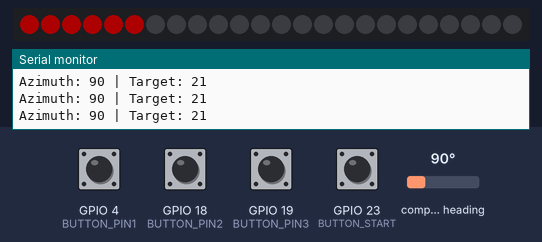
A sketch run on a simulated ESP32. Parts: 24 RGB LEDs in strip order, left to right, the last lines printed to the serial monitor. Inputs (shaded band) come from the test bench; at power-on: GPIO 4 (BUTTON_PIN1), GPIO 18 (BUTTON_PIN2), GPIO 19 (BUTTON_PIN3), GPIO 23 (BUTTON_START) HIGH, compass heading 90°. Dim RGB values are drawn brighter than linear; random numbers use the default seed unless the sketch sets one. At 7.1 s the program puts the board to deep sleep or switches it off; the recording ends there.

Above: at 1.2 s.
1.3 s: GPIO 4 (BUTTON_PIN1) pulled LOW for 0.3 s
At 1.64 s:
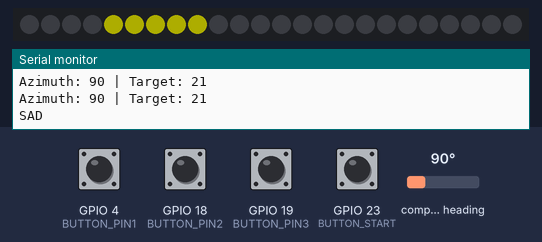
3.2 s: GPIO 23 (BUTTON_START) pulled LOW for 0.3 s
At 3.41 s:
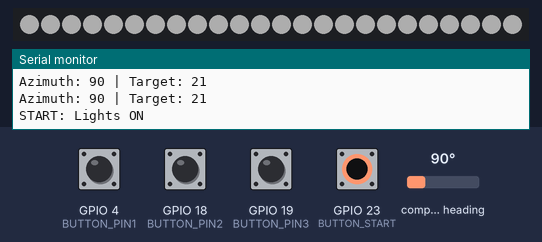
5.0 s: compass heading set to 269°
At 5.7 s:
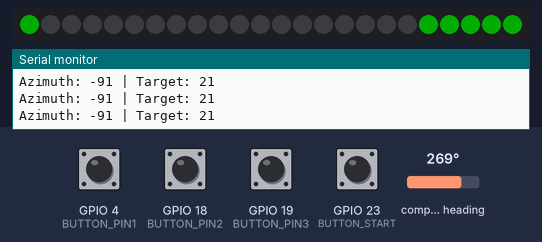
6.5 s: GPIO 23 (BUTTON_START) pulled LOW for 1 s
Timing chart, 0 to 7.1 s (numbered marks = the images above; inputs shaded):
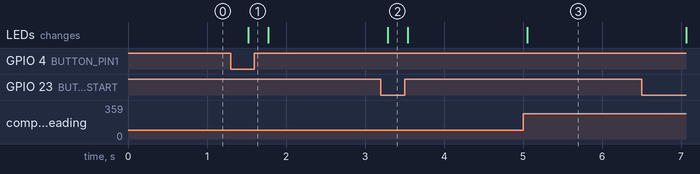

The sketch:

button_and_led_example.ino
```cpp
#include <Adafruit_NeoPixel.h>
#include <esp_sleep.h>  // low power mode lib
#include <QMC5883LCompass.h>

#define NUMPIXELS 24
#define LED_PIN 15          // WS2812B
#define BUTTON_PIN1 4       // button1
#define BUTTON_PIN2 18      // button2
#define BUTTON_PIN3 19      // button3
#define BUTTON_START 23     // Start button

volatile bool button1Pressed = false;
volatile bool button2Pressed = false;
volatile bool button3Pressed = false;
volatile bool startPressed = false;
volatile int startPressCount = 0; // record start button pressed time

QMC5883LCompass compass;
Adafruit_NeoPixel pixels(NUMPIXELS, LED_PIN, NEO_GRB + NEO_KHZ800);
int targetAngle;

void setup() {
    Serial.begin(9600);

    compass.init();
    compass.setCalibrationOffsets(-708.00, -1408.00, 895.00);
    compass.setCalibrationScales(1.33, 0.73, 1.14);

    // pull-up resistance
    pinMode(BUTTON_PIN1, INPUT_PULLUP);
    pinMode(BUTTON_PIN2, INPUT_PULLUP);
    pinMode(BUTTON_PIN3, INPUT_PULLUP);
    pinMode(BUTTON_START, INPUT_PULLUP);

    pixels.begin();
    pixels.setBrightness(50);
    pixels.clear();
    pixels.show();

    // 4 buttons interrupt
    attachInterrupt(digitalPinToInterrupt(BUTTON_PIN1), [](){ handleButtonPress(1); }, FALLING);
    attachInterrupt(digitalPinToInterrupt(BUTTON_PIN2), [](){ handleButtonPress(2); }, FALLING);
    attachInterrupt(digitalPinToInterrupt(BUTTON_PIN3), [](){ handleButtonPress(3); }, FALLING);
    attachInterrupt(digitalPinToInterrupt(BUTTON_START), [](){ handleButtonPress(4); }, FALLING);

    // random angle
    targetAngle = random(-180, 181);
    Serial.print("Target Angle: ");
    Serial.println(targetAngle);

    Serial.println("Starting Compass Reading...");
}

void loop() {
    compass.read();
    int azimuth = compass.getAzimuth();

    Serial.print("Azimuth: ");
    Serial.print(azimuth);
    Serial.print(" | Target: ");
    Serial.println(targetAngle);

    if (isTargetAzimuthReached(azimuth, targetAngle)) {
        lightUpPixels(0, NUMPIXELS - 1, 255, 255, 255); // turn white light
        enterDeepSleep();
    } else {
        updateNeoPixels(azimuth);
    }

    // button pressed
    if (button1Pressed) {
        button1Pressed = false;
        lightUpPixels(4, 8, 255, 255, 0);
        Serial.println("SAD");
    }
    if (button2Pressed) {
        button2Pressed = false;
        lightUpPixels(12, 16, 255, 255, 0);
        Serial.println("HAPPY");
    }
    if (button3Pressed) {
        button3Pressed = false;
        lightUpPixels(18, 24, 255, 255, 0);
        Serial.println("ANGRY");
    }

    if (startPressed) {
        startPressed = false;
        startPressCount++;

        if (startPressCount == 1) {
            lightUpPixels(0, 23, 255, 255, 255);
            Serial.println("START: Lights ON");
        } else if (startPressCount == 2) {
            Serial.println("Entering Deep Sleep...");
            delay(500);
            enterDeepSleep();
        }
    }

    delay(250);
}

// check angle reached
bool isTargetAzimuthReached(int azimuth, int angle) {
    if (abs(azimuth - angle) <= 5) {
        Serial.println("Target azimuth reached! Exiting loop.");
        return true;
    }
    return false;
}

// turn on the light
void updateNeoPixels(int azimuth) {
    pixels.clear();

    int ledCount;
    uint32_t color;

    if (azimuth >= 0) {
        ledCount = map(azimuth, 0, 180, 1, NUMPIXELS / 2);
        color = pixels.Color(255, 0, 0);  // red
        for (int i = 0; i < ledCount; i++) {
            pixels.setPixelColor(i, color);
        }
    } else {
        ledCount = map(abs(azimuth), 0, 180, 1, NUMPIXELS / 2);
        color = pixels.Color(0, 255, 0);  // green
        pixels.setPixelColor(0, color);
        for (int i = 1; i < ledCount; i++) {
            pixels.setPixelColor(NUMPIXELS - i, color);
        }
    }

    pixels.show();
}


void handleButtonPress(int buttonID) {
    static unsigned long lastInterruptTime = 0;
    unsigned long currentTime = millis();

    if (currentTime - lastInterruptTime > 200) {
        switch (buttonID) {
            case 1: button1Pressed = true; break;
            case 2: button2Pressed = true; break;
            case 3: button3Pressed = true; break;
            case 4: startPressed = true; break;
        }
        lastInterruptTime = currentTime;
    }
}


void lightUpPixels(int start, int end, int red, int green, int blue) {
    pixels.clear();
    for (int i = start; i <= end; i++) {
        pixels.setPixelColor(i, pixels.Color(red, green, blue));
    }
    pixels.show();
}

// sleep mode
void enterDeepSleep() {
    pixels.clear();
    pixels.show();

    Serial.println("ESP32 is going to sleep...");
    esp_deep_sleep_start();
}
```

Measured:
- after the input at 1.3 s, the LEDs: change after 0.22 s (image 1)
- after the input at 3.2 s, the LEDs: change after 0.09 s (image 2)
- after the input at 5.0 s, the LEDs: change after 0.05 s (image 3)
